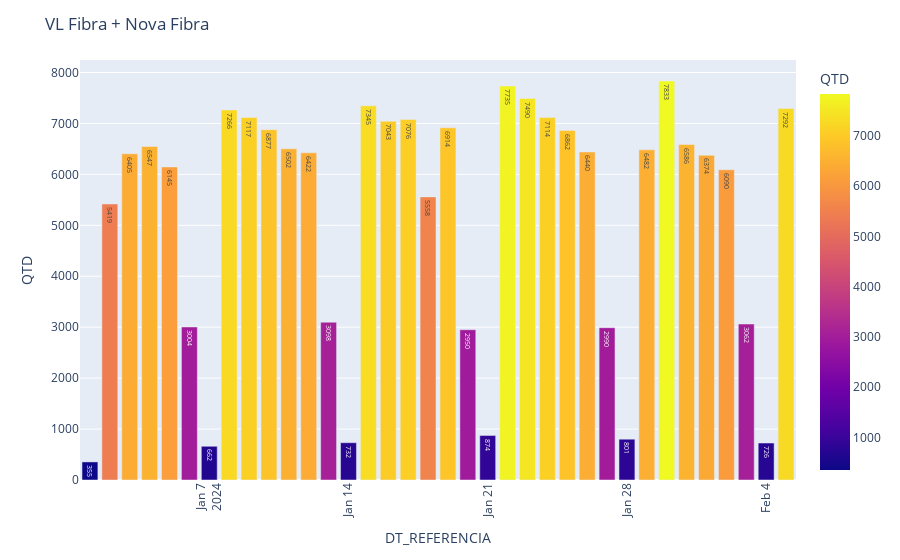
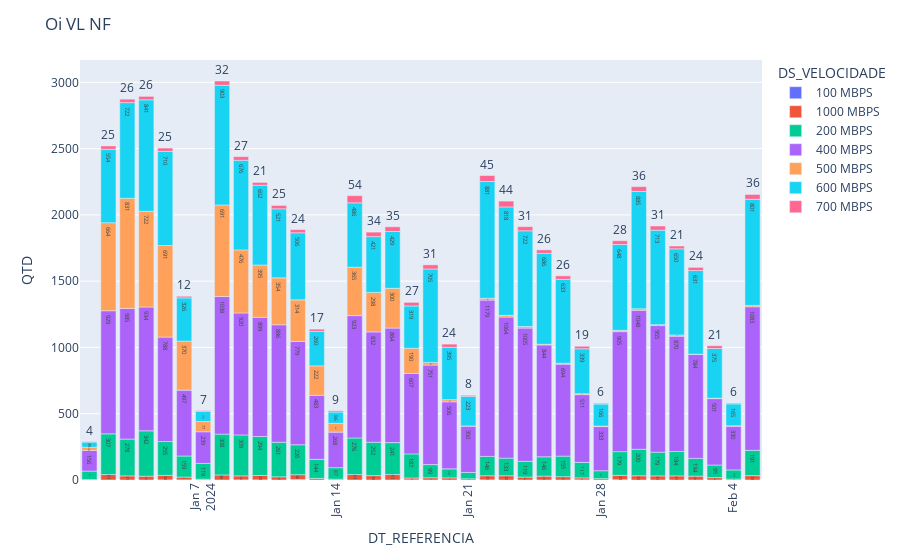
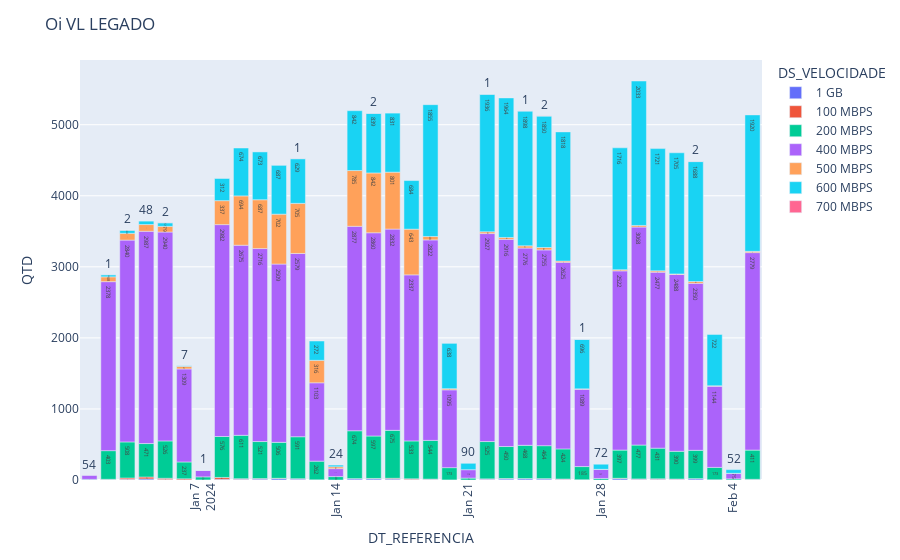

Here is the notebook cell these charts were saved with, in order:
### Markdown cell above
# VL Fibra Legado e Nova Fibra

### Code cell
#df_vl_real3 = df_vl_real2.query('DS_GESTAO_REGIONAL_CANAL in ("RNN","RSE", "RCS")')
df_vl2 = df_vl_real2[['DS_TIPO','DS_PRODUTO', 'DS_VELOCIDADE','DT_REFERENCIA','QTD']]
df_vl3 = df_vl2.groupby(['DS_TIPO', 'DT_REFERENCIA']).agg({'QTD': 'sum'}).reset_index()

df_vl_NF_real_oi= df_vl2.query('DS_PRODUTO == "NOVA FIBRA" ')
df_vl_NF_real_oi2 = df_vl_NF_real_oi.groupby(['DS_TIPO', 'DS_PRODUTO', 'DS_VELOCIDADE', 'DT_REFERENCIA']).agg({'QTD': 'sum'}).reset_index()

df_vl_LEG_real_oi = df_vl2.query('DS_PRODUTO == "FIBRA" ')
df_vl_LEG_real_oi2 = df_vl_LEG_real_oi.groupby(['DS_TIPO', 'DS_PRODUTO', 'DS_VELOCIDADE', 'DT_REFERENCIA']).agg({'QTD': 'sum'}).reset_index()

fig3 = px.bar(df_vl3, 
             x='DT_REFERENCIA', 
             y='QTD',
             color='QTD',
             text_auto=True)
fig3.update_layout(title='VL Fibra + Nova Fibra')
fig3.update_xaxes(tickangle=-90)
fig3.show()

fig1 = px.bar(df_vl_NF_real_oi2, 
             x='DT_REFERENCIA', 
             y='QTD',
             color='DS_VELOCIDADE',
             text_auto=True)
fig1.update_layout(title='Oi VL NF')
fig1.update_xaxes(tickangle=-90)
fig1.show()



fig2 = px.bar(df_vl_LEG_real_oi2, 
             x='DT_REFERENCIA', 
             y='QTD',
             color='DS_VELOCIDADE',
             text_auto=True)
fig2.update_layout(title='Oi VL LEGADO')
fig2.update_xaxes(tickangle=-90)
fig2.show()

### Figure 1 — Plotly figure (JSON) as saved in the notebook; plotly's stock layout.template omitted (floating-point values rounded to 4 significant figures)
{"data": [{"alignmentgroup": "True", "hovertemplate": "DT_REFERENCIA=%{x}<br>QTD=%{marker.color}<extra></extra>", "legendgroup": "", "marker": {"color": [355, 5419, 6405, 6547, 6145, 3004, 662, 7266, 7117, 6877, 6502, 6422, 3098, 732, 7345, 7043, 7076, 5558, 6914, 2950, 874, 7735, 7490, 7114, 6862, 6440, 2990, 801, 6482, 7833, 6586, 6374, 6090, 3062, 726, 7292], "coloraxis": "coloraxis", "pattern": {"shape": ""}}, "name": "", "offsetgroup": "", "orientation": "v", "showlegend": false, "textposition": "auto", "texttemplate": "%{y}", "type": "bar", "x": ["2024-01-01T00:00:00", "2024-01-02T00:00:00", "2024-01-03T00:00:00", "2024-01-04T00:00:00", "2024-01-05T00:00:00", "2024-01-06T00:00:00", "2024-01-07T00:00:00", "2024-01-08T00:00:00", "2024-01-09T00:00:00", "2024-01-10T00:00:00", "2024-01-11T00:00:00", "2024-01-12T00:00:00", "2024-01-13T00:00:00", "2024-01-14T00:00:00", "2024-01-15T00:00:00", "2024-01-16T00:00:00", "2024-01-17T00:00:00", "2024-01-18T00:00:00", "2024-01-19T00:00:00", "2024-01-20T00:00:00", "2024-01-21T00:00:00", "2024-01-22T00:00:00", "2024-01-23T00:00:00", "2024-01-24T00:00:00", "2024-01-25T00:00:00", "2024-01-26T00:00:00", "2024-01-27T00:00:00", "2024-01-28T00:00:00", "2024-01-29T00:00:00", "2024-01-30T00:00:00", "2024-01-31T00:00:00", "2024-02-01T00:00:00", "2024-02-02T00:00:00", "2024-02-03T00:00:00", "2024-02-04T00:00:00", "2024-02-05T00:00:00"], "xaxis": "x", "y": [355, 5419, 6405, 6547, 6145, 3004, 662, 7266, 7117, 6877, 6502, 6422, 3098, 732, 7345, 7043, 7076, 5558, 6914, 2950, 874, 7735, 7490, 7114, 6862, 6440, 2990, 801, 6482, 7833, 6586, 6374, 6090, 3062, 726, 7292], "yaxis": "y"}], "layout": {"barmode": "relative", "coloraxis": {"colorbar": {"title": {"text": "QTD"}}, "colorscale": [[0, "#0d0887"], [0.1111, "#46039f"], [0.2222, "#7201a8"], [0.3333, "#9c179e"], [0.4444, "#bd3786"], [0.5556, "#d8576b"], [0.6667, "#ed7953"], [0.7778, "#fb9f3a"], [0.8889, "#fdca26"], [1, "#f0f921"]]}, "legend": {"tracegroupgap": 0}, "margin": {"t": 60}, "title": {"text": "VL Fibra + Nova Fibra"}, "xaxis": {"anchor": "y", "domain": [0, 1], "tickangle": -90, "title": {"text": "DT_REFERENCIA"}}, "yaxis": {"anchor": "x", "domain": [0, 1], "title": {"text": "QTD"}}}}

### Figure 2 — Plotly figure (JSON) as saved in the notebook; plotly's stock layout.template omitted (floating-point values rounded to 4 significant figures)
{"data": [{"alignmentgroup": "True", "hovertemplate": "DS_VELOCIDADE=100 MBPS<br>DT_REFERENCIA=%{x}<br>QTD=%{y}<extra></extra>", "legendgroup": "100 MBPS", "marker": {"color": "#636efa", "pattern": {"shape": ""}}, "name": "100 MBPS", "offsetgroup": "100 MBPS", "orientation": "v", "showlegend": true, "textposition": "auto", "texttemplate": "%{y}", "type": "bar", "x": ["2024-01-05T00:00:00", "2024-01-06T00:00:00", "2024-01-07T00:00:00", "2024-01-09T00:00:00", "2024-01-10T00:00:00", "2024-01-12T00:00:00", "2024-01-18T00:00:00", "2024-01-22T00:00:00", "2024-01-27T00:00:00", "2024-01-29T00:00:00"], "xaxis": "x", "y": [1, 1, 1, 1, 1, 4, 1, 1, 1, 2], "yaxis": "y"}, {"alignmentgroup": "True", "hovertemplate": "DS_VELOCIDADE=1000 MBPS<br>DT_REFERENCIA=%{x}<br>QTD=%{y}<extra></extra>", "legendgroup": "1000 MBPS", "marker": {"color": "#EF553B", "pattern": {"shape": ""}}, "name": "1000 MBPS", "offsetgroup": "1000 MBPS", "orientation": "v", "showlegend": true, "textposition": "auto", "texttemplate": "%{y}", "type": "bar", "x": ["2024-01-01T00:00:00", "2024-01-02T00:00:00", "2024-01-03T00:00:00", "2024-01-04T00:00:00", "2024-01-05T00:00:00", "2024-01-06T00:00:00", "2024-01-07T00:00:00", "2024-01-08T00:00:00", "2024-01-09T00:00:00", "2024-01-10T00:00:00", "2024-01-11T00:00:00", "2024-01-12T00:00:00", "2024-01-13T00:00:00", "2024-01-14T00:00:00", "2024-01-15T00:00:00", "2024-01-16T00:00:00", "2024-01-17T00:00:00", "2024-01-18T00:00:00", "2024-01-19T00:00:00", "2024-01-20T00:00:00", "2024-01-21T00:00:00", "2024-01-22T00:00:00", "2024-01-23T00:00:00", "2024-01-24T00:00:00", "2024-01-25T00:00:00", "2024-01-26T00:00:00", "2024-01-27T00:00:00", "2024-01-28T00:00:00", "2024-01-29T00:00:00", "2024-01-30T00:00:00", "2024-01-31T00:00:00", "2024-02-01T00:00:00", "2024-02-02T00:00:00", "2024-02-03T00:00:00", "2024-02-04T00:00:00", "2024-02-05T00:00:00"], "xaxis": "x", "y": [3, 41, 31, 29, 34, 21, 5, 38, 30, 33, 24, 36, 12, 6, 41, 33, 41, 14, 17, 16, 9, 31, 32, 22, 29, 25, 15, 10, 33, 32, 31, 31, 29, 18, 7, 33], "yaxis": "y"}, {"alignmentgroup": "True", "hovertemplate": "DS_VELOCIDADE=200 MBPS<br>DT_REFERENCIA=%{x}<br>QTD=%{y}<extra></extra>", "legendgroup": "200 MBPS", "marker": {"color": "#00cc96", "pattern": {"shape": ""}}, "name": "200 MBPS", "offsetgroup": "200 MBPS", "orientation": "v", "showlegend": true, "textposition": "auto", "texttemplate": "%{y}", "type": "bar", "x": ["2024-01-01T00:00:00", "2024-01-02T00:00:00", "2024-01-03T00:00:00", "2024-01-04T00:00:00", "2024-01-05T00:00:00", "2024-01-06T00:00:00", "2024-01-07T00:00:00", "2024-01-08T00:00:00", "2024-01-09T00:00:00", "2024-01-10T00:00:00", "2024-01-11T00:00:00", "2024-01-12T00:00:00", "2024-01-13T00:00:00", "2024-01-14T00:00:00", "2024-01-15T00:00:00", "2024-01-16T00:00:00", "2024-01-17T00:00:00", "2024-01-18T00:00:00", "2024-01-19T00:00:00", "2024-01-20T00:00:00", "2024-01-21T00:00:00", "2024-01-22T00:00:00", "2024-01-23T00:00:00", "2024-01-24T00:00:00", "2024-01-25T00:00:00", "2024-01-26T00:00:00", "2024-01-27T00:00:00", "2024-01-28T00:00:00", "2024-01-29T00:00:00", "2024-01-30T00:00:00", "2024-01-31T00:00:00", "2024-02-01T00:00:00", "2024-02-02T00:00:00", "2024-02-03T00:00:00", "2024-02-04T00:00:00", "2024-02-05T00:00:00"], "xaxis": "x", "y": [64, 307, 278, 342, 255, 159, 119, 308, 309, 294, 261, 226, 144, 87, 276, 252, 241, 182, 99, 68, 48, 146, 133, 119, 146, 155, 117, 60, 179, 200, 179, 184, 134, 95, 69, 191], "yaxis": "y"}, {"alignmentgroup": "True", "hovertemplate": "DS_VELOCIDADE=400 MBPS<br>DT_REFERENCIA=%{x}<br>QTD=%{y}<extra></extra>", "legendgroup": "400 MBPS", "marker": {"color": "#ab63fa", "pattern": {"shape": ""}}, "name": "400 MBPS", "offsetgroup": "400 MBPS", "orientation": "v", "showlegend": true, "textposition": "auto", "texttemplate": "%{y}", "type": "bar", "x": ["2024-01-01T00:00:00", "2024-01-02T00:00:00", "2024-01-03T00:00:00", "2024-01-04T00:00:00", "2024-01-05T00:00:00", "2024-01-06T00:00:00", "2024-01-07T00:00:00", "2024-01-08T00:00:00", "2024-01-09T00:00:00", "2024-01-10T00:00:00", "2024-01-11T00:00:00", "2024-01-12T00:00:00", "2024-01-13T00:00:00", "2024-01-14T00:00:00", "2024-01-15T00:00:00", "2024-01-16T00:00:00", "2024-01-17T00:00:00", "2024-01-18T00:00:00", "2024-01-19T00:00:00", "2024-01-20T00:00:00", "2024-01-21T00:00:00", "2024-01-22T00:00:00", "2024-01-23T00:00:00", "2024-01-24T00:00:00", "2024-01-25T00:00:00", "2024-01-26T00:00:00", "2024-01-27T00:00:00", "2024-01-28T00:00:00", "2024-01-29T00:00:00", "2024-01-30T00:00:00", "2024-01-31T00:00:00", "2024-02-01T00:00:00", "2024-02-02T00:00:00", "2024-02-03T00:00:00", "2024-02-04T00:00:00", "2024-02-05T00:00:00"], "xaxis": "x", "y": [156, 929, 985, 934, 788, 497, 239, 1038, 920, 899, 886, 779, 483, 268, 923, 832, 864, 607, 751, 506, 350, 1179, 1064, 1005, 844, 694, 511, 333, 905, 1048, 955, 870, 784, 501, 330, 1083], "yaxis": "y"}, {"alignmentgroup": "True", "hovertemplate": "DS_VELOCIDADE=500 MBPS<br>DT_REFERENCIA=%{x}<br>QTD=%{y}<extra></extra>", "legendgroup": "500 MBPS", "marker": {"color": "#FFA15A", "pattern": {"shape": ""}}, "name": "500 MBPS", "offsetgroup": "500 MBPS", "orientation": "v", "showlegend": true, "textposition": "auto", "texttemplate": "%{y}", "type": "bar", "x": ["2024-01-01T00:00:00", "2024-01-02T00:00:00", "2024-01-03T00:00:00", "2024-01-04T00:00:00", "2024-01-05T00:00:00", "2024-01-06T00:00:00", "2024-01-07T00:00:00", "2024-01-08T00:00:00", "2024-01-09T00:00:00", "2024-01-10T00:00:00", "2024-01-11T00:00:00", "2024-01-12T00:00:00", "2024-01-13T00:00:00", "2024-01-14T00:00:00", "2024-01-15T00:00:00", "2024-01-16T00:00:00", "2024-01-17T00:00:00", "2024-01-18T00:00:00", "2024-01-19T00:00:00", "2024-01-20T00:00:00", "2024-01-21T00:00:00", "2024-01-22T00:00:00", "2024-01-23T00:00:00", "2024-01-24T00:00:00", "2024-01-25T00:00:00", "2024-01-26T00:00:00", "2024-01-27T00:00:00", "2024-01-28T00:00:00", "2024-01-29T00:00:00", "2024-01-30T00:00:00", "2024-01-31T00:00:00", "2024-02-01T00:00:00", "2024-02-02T00:00:00", "2024-02-03T00:00:00", "2024-02-04T00:00:00", "2024-02-05T00:00:00"], "xaxis": "x", "y": [24, 664, 831, 722, 691, 370, 77, 691, 476, 395, 354, 314, 222, 66, 365, 298, 300, 190, 20, 16, 1, 14, 13, 12, 5, 7, 7, 4, 10, 12, 7, 9, 2, 3, 3, 10], "yaxis": "y"}, {"alignmentgroup": "True", "hovertemplate": "DS_VELOCIDADE=600 MBPS<br>DT_REFERENCIA=%{x}<br>QTD=%{y}<extra></extra>", "legendgroup": "600 MBPS", "marker": {"color": "#19d3f3", "pattern": {"shape": ""}}, "name": "600 MBPS", "offsetgroup": "600 MBPS", "orientation": "v", "showlegend": true, "textposition": "auto", "texttemplate": "%{y}", "type": "bar", "x": ["2024-01-01T00:00:00", "2024-01-02T00:00:00", "2024-01-03T00:00:00", "2024-01-04T00:00:00", "2024-01-05T00:00:00", "2024-01-06T00:00:00", "2024-01-07T00:00:00", "2024-01-08T00:00:00", "2024-01-09T00:00:00", "2024-01-10T00:00:00", "2024-01-11T00:00:00", "2024-01-12T00:00:00", "2024-01-13T00:00:00", "2024-01-14T00:00:00", "2024-01-15T00:00:00", "2024-01-16T00:00:00", "2024-01-17T00:00:00", "2024-01-18T00:00:00", "2024-01-19T00:00:00", "2024-01-20T00:00:00", "2024-01-21T00:00:00", "2024-01-22T00:00:00", "2024-01-23T00:00:00", "2024-01-24T00:00:00", "2024-01-25T00:00:00", "2024-01-26T00:00:00", "2024-01-27T00:00:00", "2024-01-28T00:00:00", "2024-01-29T00:00:00", "2024-01-30T00:00:00", "2024-01-31T00:00:00", "2024-02-01T00:00:00", "2024-02-02T00:00:00", "2024-02-03T00:00:00", "2024-02-04T00:00:00", "2024-02-05T00:00:00"], "xaxis": "x", "y": [39, 554, 722, 841, 710, 326, 76, 903, 676, 602, 521, 506, 260, 86, 486, 421, 429, 319, 705, 395, 223, 881, 818, 722, 686, 633, 339, 166, 648, 885, 713, 650, 631, 375, 165, 801], "yaxis": "y"}, {"alignmentgroup": "True", "hovertemplate": "DS_VELOCIDADE=700 MBPS<br>DT_REFERENCIA=%{x}<br>QTD=%{y}<extra></extra>", "legendgroup": "700 MBPS", "marker": {"color": "#FF6692", "pattern": {"shape": ""}}, "name": "700 MBPS", "offsetgroup": "700 MBPS", "orientation": "v", "showlegend": true, "textposition": "auto", "texttemplate": "%{y}", "type": "bar", "x": ["2024-01-01T00:00:00", "2024-01-02T00:00:00", "2024-01-03T00:00:00", "2024-01-04T00:00:00", "2024-01-05T00:00:00", "2024-01-06T00:00:00", "2024-01-07T00:00:00", "2024-01-08T00:00:00", "2024-01-09T00:00:00", "2024-01-10T00:00:00", "2024-01-11T00:00:00", "2024-01-12T00:00:00", "2024-01-13T00:00:00", "2024-01-14T00:00:00", "2024-01-15T00:00:00", "2024-01-16T00:00:00", "2024-01-17T00:00:00", "2024-01-18T00:00:00", "2024-01-19T00:00:00", "2024-01-20T00:00:00", "2024-01-21T00:00:00", "2024-01-22T00:00:00", "2024-01-23T00:00:00", "2024-01-24T00:00:00", "2024-01-25T00:00:00", "2024-01-26T00:00:00", "2024-01-27T00:00:00", "2024-01-28T00:00:00", "2024-01-29T00:00:00", "2024-01-30T00:00:00", "2024-01-31T00:00:00", "2024-02-01T00:00:00", "2024-02-02T00:00:00", "2024-02-03T00:00:00", "2024-02-04T00:00:00", "2024-02-05T00:00:00"], "xaxis": "x", "y": [4, 25, 26, 26, 25, 12, 7, 32, 27, 21, 25, 24, 17, 9, 54, 34, 35, 27, 31, 24, 8, 45, 44, 31, 26, 26, 19, 6, 28, 36, 31, 21, 24, 21, 6, 36], "yaxis": "y"}], "layout": {"barmode": "relative", "legend": {"title": {"text": "DS_VELOCIDADE"}, "tracegroupgap": 0}, "margin": {"t": 60}, "title": {"text": "Oi VL NF"}, "xaxis": {"anchor": "y", "domain": [0, 1], "tickangle": -90, "title": {"text": "DT_REFERENCIA"}}, "yaxis": {"anchor": "x", "domain": [0, 1], "title": {"text": "QTD"}}}}

### Figure 3 — Plotly figure (JSON) as saved in the notebook; plotly's stock layout.template omitted (floating-point values rounded to 4 significant figures)
{"data": [{"alignmentgroup": "True", "hovertemplate": "DS_VELOCIDADE=1 GB<br>DT_REFERENCIA=%{x}<br>QTD=%{y}<extra></extra>", "legendgroup": "1 GB", "marker": {"color": "#636efa", "pattern": {"shape": ""}}, "name": "1 GB", "offsetgroup": "1 GB", "orientation": "v", "showlegend": true, "textposition": "auto", "texttemplate": "%{y}", "type": "bar", "x": ["2024-01-02T00:00:00", "2024-01-03T00:00:00", "2024-01-04T00:00:00", "2024-01-05T00:00:00", "2024-01-06T00:00:00", "2024-01-08T00:00:00", "2024-01-09T00:00:00", "2024-01-10T00:00:00", "2024-01-11T00:00:00", "2024-01-12T00:00:00", "2024-01-13T00:00:00", "2024-01-15T00:00:00", "2024-01-16T00:00:00", "2024-01-17T00:00:00", "2024-01-18T00:00:00", "2024-01-19T00:00:00", "2024-01-20T00:00:00", "2024-01-22T00:00:00", "2024-01-23T00:00:00", "2024-01-24T00:00:00", "2024-01-25T00:00:00", "2024-01-26T00:00:00", "2024-01-27T00:00:00", "2024-01-29T00:00:00", "2024-01-30T00:00:00", "2024-01-31T00:00:00", "2024-02-01T00:00:00", "2024-02-02T00:00:00", "2024-02-03T00:00:00", "2024-02-05T00:00:00"], "xaxis": "x", "y": [6, 9, 15, 6, 2, 10, 11, 13, 19, 13, 3, 17, 16, 13, 6, 9, 1, 12, 14, 18, 15, 10, 3, 18, 11, 10, 10, 18, 4, 7], "yaxis": "y"}, {"alignmentgroup": "True", "hovertemplate": "DS_VELOCIDADE=100 MBPS<br>DT_REFERENCIA=%{x}<br>QTD=%{y}<extra></extra>", "legendgroup": "100 MBPS", "marker": {"color": "#EF553B", "pattern": {"shape": ""}}, "name": "100 MBPS", "offsetgroup": "100 MBPS", "orientation": "v", "showlegend": true, "textposition": "auto", "texttemplate": "%{y}", "type": "bar", "x": ["2024-01-02T00:00:00", "2024-01-03T00:00:00", "2024-01-04T00:00:00", "2024-01-05T00:00:00", "2024-01-06T00:00:00", "2024-01-07T00:00:00", "2024-01-08T00:00:00", "2024-01-09T00:00:00", "2024-01-10T00:00:00", "2024-01-11T00:00:00", "2024-01-12T00:00:00", "2024-01-15T00:00:00", "2024-01-16T00:00:00", "2024-01-17T00:00:00", "2024-01-18T00:00:00", "2024-01-19T00:00:00", "2024-01-22T00:00:00", "2024-01-23T00:00:00", "2024-01-24T00:00:00", "2024-01-25T00:00:00", "2024-01-26T00:00:00", "2024-01-27T00:00:00", "2024-01-29T00:00:00", "2024-01-30T00:00:00", "2024-01-31T00:00:00", "2024-02-01T00:00:00", "2024-02-02T00:00:00", "2024-02-05T00:00:00"], "xaxis": "x", "y": [4, 19, 27, 18, 15, 1, 26, 7, 7, 5, 5, 2, 6, 11, 11, 4, 4, 7, 2, 4, 4, 1, 6, 4, 7, 4, 1, 3], "yaxis": "y"}, {"alignmentgroup": "True", "hovertemplate": "DS_VELOCIDADE=200 MBPS<br>DT_REFERENCIA=%{x}<br>QTD=%{y}<extra></extra>", "legendgroup": "200 MBPS", "marker": {"color": "#00cc96", "pattern": {"shape": ""}}, "name": "200 MBPS", "offsetgroup": "200 MBPS", "orientation": "v", "showlegend": true, "textposition": "auto", "texttemplate": "%{y}", "type": "bar", "x": ["2024-01-01T00:00:00", "2024-01-02T00:00:00", "2024-01-03T00:00:00", "2024-01-04T00:00:00", "2024-01-05T00:00:00", "2024-01-06T00:00:00", "2024-01-07T00:00:00", "2024-01-08T00:00:00", "2024-01-09T00:00:00", "2024-01-10T00:00:00", "2024-01-11T00:00:00", "2024-01-12T00:00:00", "2024-01-13T00:00:00", "2024-01-14T00:00:00", "2024-01-15T00:00:00", "2024-01-16T00:00:00", "2024-01-17T00:00:00", "2024-01-18T00:00:00", "2024-01-19T00:00:00", "2024-01-20T00:00:00", "2024-01-21T00:00:00", "2024-01-22T00:00:00", "2024-01-23T00:00:00", "2024-01-24T00:00:00", "2024-01-25T00:00:00", "2024-01-26T00:00:00", "2024-01-27T00:00:00", "2024-01-28T00:00:00", "2024-01-29T00:00:00", "2024-01-30T00:00:00", "2024-01-31T00:00:00", "2024-02-01T00:00:00", "2024-02-02T00:00:00", "2024-02-03T00:00:00", "2024-02-04T00:00:00", "2024-02-05T00:00:00"], "xaxis": "x", "y": [9, 403, 508, 471, 526, 237, 43, 576, 611, 521, 506, 591, 262, 48, 674, 597, 675, 533, 544, 173, 27, 525, 450, 468, 464, 424, 185, 22, 397, 477, 431, 390, 399, 173, 16, 411], "yaxis": "y"}, {"alignmentgroup": "True", "hovertemplate": "DS_VELOCIDADE=400 MBPS<br>DT_REFERENCIA=%{x}<br>QTD=%{y}<extra></extra>", "legendgroup": "400 MBPS", "marker": {"color": "#ab63fa", "pattern": {"shape": ""}}, "name": "400 MBPS", "offsetgroup": "400 MBPS", "orientation": "v", "showlegend": true, "textposition": "auto", "texttemplate": "%{y}", "type": "bar", "x": ["2024-01-01T00:00:00", "2024-01-02T00:00:00", "2024-01-03T00:00:00", "2024-01-04T00:00:00", "2024-01-05T00:00:00", "2024-01-06T00:00:00", "2024-01-07T00:00:00", "2024-01-08T00:00:00", "2024-01-09T00:00:00", "2024-01-10T00:00:00", "2024-01-11T00:00:00", "2024-01-12T00:00:00", "2024-01-13T00:00:00", "2024-01-14T00:00:00", "2024-01-15T00:00:00", "2024-01-16T00:00:00", "2024-01-17T00:00:00", "2024-01-18T00:00:00", "2024-01-19T00:00:00", "2024-01-20T00:00:00", "2024-01-21T00:00:00", "2024-01-22T00:00:00", "2024-01-23T00:00:00", "2024-01-24T00:00:00", "2024-01-25T00:00:00", "2024-01-26T00:00:00", "2024-01-27T00:00:00", "2024-01-28T00:00:00", "2024-01-29T00:00:00", "2024-01-30T00:00:00", "2024-01-31T00:00:00", "2024-02-01T00:00:00", "2024-02-02T00:00:00", "2024-02-03T00:00:00", "2024-02-04T00:00:00", "2024-02-05T00:00:00"], "xaxis": "x", "y": [54, 2378, 2840, 2987, 2940, 1309, 91, 2982, 2675, 2716, 2509, 2579, 1103, 112, 2877, 2860, 2832, 2337, 2822, 1095, 118, 2927, 2916, 2776, 2755, 2625, 1089, 127, 2522, 3068, 2477, 2488, 2350, 1144, 75, 2779], "yaxis": "y"}, {"alignmentgroup": "True", "hovertemplate": "DS_VELOCIDADE=500 MBPS<br>DT_REFERENCIA=%{x}<br>QTD=%{y}<extra></extra>", "legendgroup": "500 MBPS", "marker": {"color": "#FFA15A", "pattern": {"shape": ""}}, "name": "500 MBPS", "offsetgroup": "500 MBPS", "orientation": "v", "showlegend": true, "textposition": "auto", "texttemplate": "%{y}", "type": "bar", "x": ["2024-01-02T00:00:00", "2024-01-03T00:00:00", "2024-01-04T00:00:00", "2024-01-05T00:00:00", "2024-01-06T00:00:00", "2024-01-07T00:00:00", "2024-01-08T00:00:00", "2024-01-09T00:00:00", "2024-01-10T00:00:00", "2024-01-11T00:00:00", "2024-01-12T00:00:00", "2024-01-13T00:00:00", "2024-01-14T00:00:00", "2024-01-15T00:00:00", "2024-01-16T00:00:00", "2024-01-17T00:00:00", "2024-01-18T00:00:00", "2024-01-19T00:00:00", "2024-01-20T00:00:00", "2024-01-22T00:00:00", "2024-01-23T00:00:00", "2024-01-24T00:00:00", "2024-01-25T00:00:00", "2024-01-26T00:00:00", "2024-01-27T00:00:00", "2024-01-28T00:00:00", "2024-01-29T00:00:00", "2024-01-30T00:00:00", "2024-01-31T00:00:00", "2024-02-01T00:00:00", "2024-02-02T00:00:00", "2024-02-03T00:00:00", "2024-02-04T00:00:00", "2024-02-05T00:00:00"], "xaxis": "x", "y": [68, 95, 95, 79, 37, 2, 337, 694, 687, 702, 705, 316, 26, 785, 842, 801, 643, 48, 16, 25, 26, 31, 34, 18, 5, 1, 16, 22, 18, 8, 25, 5, 3, 18], "yaxis": "y"}, {"alignmentgroup": "True", "hovertemplate": "DS_VELOCIDADE=600 MBPS<br>DT_REFERENCIA=%{x}<br>QTD=%{y}<extra></extra>", "legendgroup": "600 MBPS", "marker": {"color": "#19d3f3", "pattern": {"shape": ""}}, "name": "600 MBPS", "offsetgroup": "600 MBPS", "orientation": "v", "showlegend": true, "textposition": "auto", "texttemplate": "%{y}", "type": "bar", "x": ["2024-01-02T00:00:00", "2024-01-03T00:00:00", "2024-01-04T00:00:00", "2024-01-05T00:00:00", "2024-01-06T00:00:00", "2024-01-07T00:00:00", "2024-01-08T00:00:00", "2024-01-09T00:00:00", "2024-01-10T00:00:00", "2024-01-11T00:00:00", "2024-01-12T00:00:00", "2024-01-13T00:00:00", "2024-01-14T00:00:00", "2024-01-15T00:00:00", "2024-01-16T00:00:00", "2024-01-17T00:00:00", "2024-01-18T00:00:00", "2024-01-19T00:00:00", "2024-01-20T00:00:00", "2024-01-21T00:00:00", "2024-01-22T00:00:00", "2024-01-23T00:00:00", "2024-01-24T00:00:00", "2024-01-25T00:00:00", "2024-01-26T00:00:00", "2024-01-27T00:00:00", "2024-01-28T00:00:00", "2024-01-29T00:00:00", "2024-01-30T00:00:00", "2024-01-31T00:00:00", "2024-02-01T00:00:00", "2024-02-02T00:00:00", "2024-02-03T00:00:00", "2024-02-04T00:00:00", "2024-02-05T00:00:00"], "xaxis": "x", "y": [30, 44, 48, 51, 7, 1, 312, 674, 673, 687, 629, 272, 24, 842, 839, 831, 684, 1855, 638, 90, 1936, 1964, 1898, 1850, 1818, 696, 72, 1716, 2033, 1721, 1705, 1688, 722, 52, 1920], "yaxis": "y"}, {"alignmentgroup": "True", "hovertemplate": "DS_VELOCIDADE=700 MBPS<br>DT_REFERENCIA=%{x}<br>QTD=%{y}<extra></extra>", "legendgroup": "700 MBPS", "marker": {"color": "#FF6692", "pattern": {"shape": ""}}, "name": "700 MBPS", "offsetgroup": "700 MBPS", "orientation": "v", "showlegend": true, "textposition": "auto", "texttemplate": "%{y}", "type": "bar", "x": ["2024-01-02T00:00:00", "2024-01-03T00:00:00", "2024-01-05T00:00:00", "2024-01-12T00:00:00", "2024-01-16T00:00:00", "2024-01-22T00:00:00", "2024-01-24T00:00:00", "2024-01-25T00:00:00", "2024-01-27T00:00:00", "2024-02-02T00:00:00"], "xaxis": "x", "y": [1, 2, 2, 1, 2, 1, 1, 2, 1, 2], "yaxis": "y"}], "layout": {"barmode": "relative", "legend": {"title": {"text": "DS_VELOCIDADE"}, "tracegroupgap": 0}, "margin": {"t": 60}, "title": {"text": "Oi VL LEGADO"}, "xaxis": {"anchor": "y", "domain": [0, 1], "tickangle": -90, "title": {"text": "DT_REFERENCIA"}}, "yaxis": {"anchor": "x", "domain": [0, 1], "title": {"text": "QTD"}}}}
